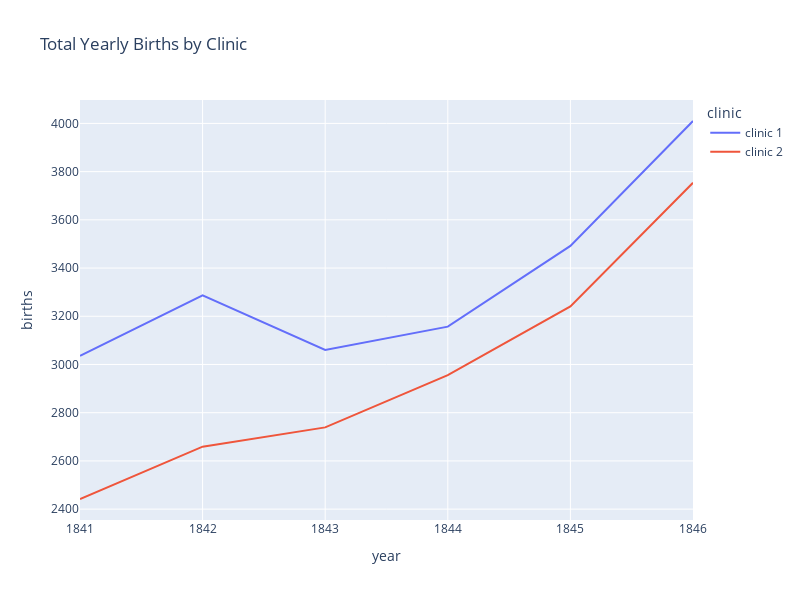

The code cell stored with this chart in its notebook:
### Markdown cell above
# The Yearly Data Split by Clinic

Now let's look at the annual data instead. 

**Challenge**: Use plotly to create line charts of the births and deaths of the two different clinics at the Vienna General Hospital. 
* Which clinic is bigger or more busy judging by the number of births?
* Has the hospital had more patients over time? 
* What was the highest number of deaths recorded in clinic 1 and clinic 2?

### Code cell
line = px.line(df_yearly, 
               x='year', 
               y='births',
               color='clinic',
               title='Total Yearly Births by Clinic',
               width=800,
               height=600)
 
line.show()

### Figure 1 — Plotly figure (JSON) as saved in the notebook; plotly's stock layout.template omitted (floating-point values rounded to 4 significant figures)
{"data": [{"hovertemplate": "clinic=clinic 1<br>year=%{x}<br>births=%{y}<extra></extra>", "legendgroup": "clinic 1", "line": {"color": "#636efa", "dash": "solid"}, "marker": {"symbol": "circle"}, "mode": "lines", "name": "clinic 1", "orientation": "v", "showlegend": true, "type": "scatter", "x": [1841, 1842, 1843, 1844, 1845, 1846], "xaxis": "x", "y": [3036, 3287, 3060, 3157, 3492, 4010], "yaxis": "y"}, {"hovertemplate": "clinic=clinic 2<br>year=%{x}<br>births=%{y}<extra></extra>", "legendgroup": "clinic 2", "line": {"color": "#EF553B", "dash": "solid"}, "marker": {"symbol": "circle"}, "mode": "lines", "name": "clinic 2", "orientation": "v", "showlegend": true, "type": "scatter", "x": [1841, 1842, 1843, 1844, 1845, 1846], "xaxis": "x", "y": [2442, 2659, 2739, 2956, 3241, 3754], "yaxis": "y"}], "layout": {"height": 600, "legend": {"title": {"text": "clinic"}, "tracegroupgap": 0}, "title": {"text": "Total Yearly Births by Clinic"}, "width": 800, "xaxis": {"anchor": "y", "domain": [0, 1], "title": {"text": "year"}}, "yaxis": {"anchor": "x", "domain": [0, 1], "title": {"text": "births"}}}}
